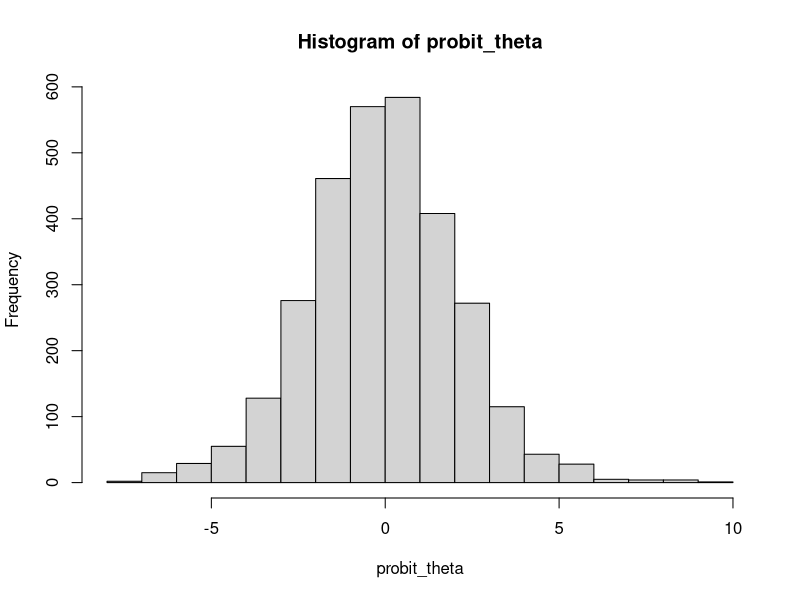

R code for this plot:
#==================
#== Data simulation
#==================
#= Number of species
nsp <- 30
#= Number of sites
nsite <- 100
#= Number of latent variables
n_latent <- 2
#= Set seed for repeatability
seed <- 123
set.seed(seed)

# Ecological process (suitability)
x1 <- rnorm(nsite,0,1)
x2 <- rnorm(nsite,0,1)
X <- cbind(rep(1,nsite),x1,x2)
colnames(X) <- c("Intercept","x1","x2")
np <- ncol(X)
#= Latent variables W
W <- matrix(rnorm(nsite*n_latent,0,1), nrow=nsite, ncol=n_latent)
#= Fixed species effect beta 
beta.target <- t(matrix(runif(nsp*np,-1.5,1.5), byrow=TRUE, nrow=nsp))
#= Factor loading lambda  
lambda.target <- matrix(0, n_latent,nsp)
mat <- t(matrix(runif(nsp*n_latent,-1.5,1.5), byrow=TRUE, nrow=nsp))
lambda.target[upper.tri(mat, diag=TRUE)] <- mat[upper.tri(mat, diag=TRUE)]
diag(lambda.target) <- rep(-0.1, n_latent)
lambda.target[1,15] <- 3
lambda.target[2,15] <- 0
lambda.target[2,25] <- 3
#= Variance of random site effect 
V_alpha.target <- 0.5
#= Random site effect alpha
alpha.target <- rnorm(nsite,0,sqrt(V_alpha.target))

# Simulation of response data with probit link
probit_theta <- X %*% beta.target + W %*% lambda.target + alpha.target
theta <- pnorm(probit_theta)
e <- matrix(rnorm(nsp*nsite,0,1),nsite,nsp)
# Latent variable Z 
Z_true <- probit_theta + e
# Presence-absence matrix Y
Y <- matrix(NA, nsite,nsp)
for (i in 1:nsite){
  for (j in 1:nsp){
    if ( Z_true[i,j] > 0) {Y[i,j] <- 1}
    else {Y[i,j] <- 0}
  }
}
hist(probit_theta)
